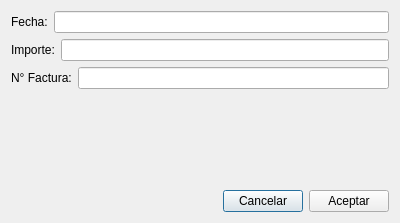
<?xml version="1.0" encoding="UTF-8"?>
<ui version="4.0">
 <class>DialogAgregarBoleta</class>
 <widget class="QDialog" name="DialogAgregarBoleta">
  <property name="geometry">
   <rect>
    <x>0</x>
    <y>0</y>
    <width>400</width>
    <height>223</height>
   </rect>
  </property>
  <property name="windowTitle">
   <string>Dialog</string>
  </property>
  <layout class="QVBoxLayout" name="verticalLayout">
   <item>
    <layout class="QHBoxLayout" name="horizontalLayout">
     <item>
      <widget class="QLabel" name="label">
       <property name="text">
        <string>Fecha:</string>
       </property>
      </widget>
     </item>
     <item>
      <widget class="QLineEdit" name="lineEditFecha"/>
     </item>
    </layout>
   </item>
   <item>
    <layout class="QHBoxLayout" name="horizontalLayout_2">
     <item>
      <widget class="QLabel" name="label_2">
       <property name="text">
        <string>Importe:</string>
       </property>
      </widget>
     </item>
     <item>
      <widget class="QLineEdit" name="lineEditImporte"/>
     </item>
    </layout>
   </item>
   <item>
    <layout class="QHBoxLayout" name="horizontalLayout_3">
     <item>
      <widget class="QLabel" name="label_3">
       <property name="text">
        <string>N° Factura:</string>
       </property>
      </widget>
     </item>
     <item>
      <widget class="QLineEdit" name="lineEditFactura"/>
     </item>
    </layout>
   </item>
   <item>
    <spacer name="verticalSpacer">
     <property name="orientation">
      <enum>Qt::Vertical</enum>
     </property>
     <property name="sizeHint" stdset="0">
      <size>
       <width>20</width>
       <height>68</height>
      </size>
     </property>
    </spacer>
   </item>
   <item>
    <layout class="QHBoxLayout" name="horizontalLayout_4">
     <item>
      <spacer name="horizontalSpacer">
       <property name="orientation">
        <enum>Qt::Horizontal</enum>
       </property>
       <property name="sizeHint" stdset="0">
        <size>
         <width>40</width>
         <height>20</height>
        </size>
       </property>
      </spacer>
     </item>
     <item>
      <widget class="QPushButton" name="pushButtonCancelar">
       <property name="text">
        <string>Cancelar</string>
       </property>
      </widget>
     </item>
     <item>
      <widget class="QPushButton" name="pushButtonAceptar">
       <property name="text">
        <string>Aceptar</string>
       </property>
      </widget>
     </item>
    </layout>
   </item>
  </layout>
 </widget>
 <resources/>
 <connections/>
</ui>
